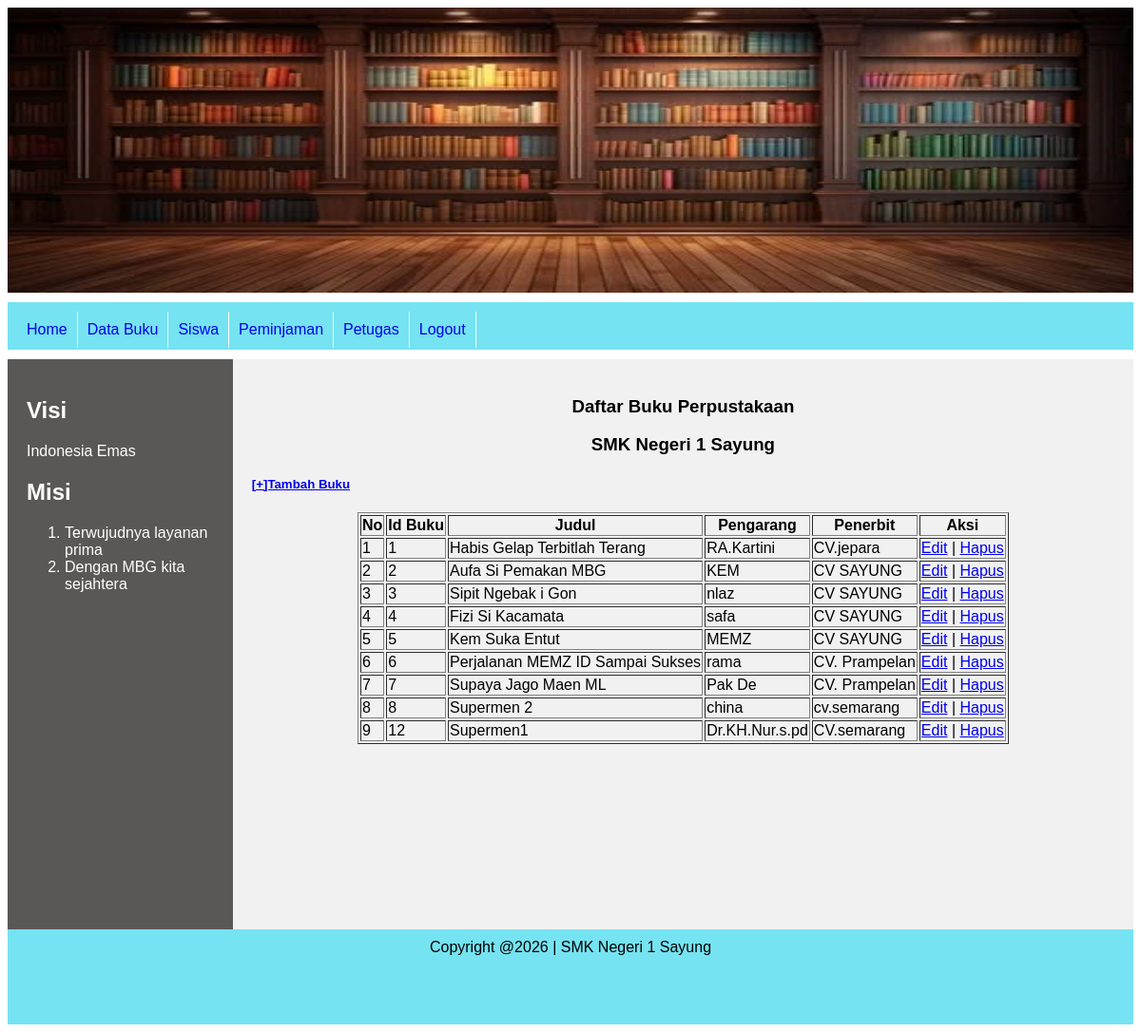
/admin/index.php?page=buku (signed in), run on the app's committed database.
### tables this page shows
CREATE TABLE `tbl_buku` (
  `idbuku` int NOT NULL,
  `judul` varchar(100) NOT NULL,
  `pengarang` varchar(50) NOT NULL,
  `penerbit` varchar(50) NOT NULL,
  `created_at` timestamp NOT NULL DEFAULT CURRENT_TIMESTAMP,
  `updated_at` timestamp NULL DEFAULT NULL
);

### admin/halaman/buku/buku.php (the view, shortened to what this page needs)
<?php
include "../koneksi.php";
$query = "SELECT * FROM tbl_buku";
$data = mysqli_query($conn, $query);
?>
<h3>
    <center>Daftar Buku Perpustakaan</center>
</h3>
<p>
<h3>
    <center>SMK Negeri 1 Sayung</center>
</h3>
<h5><a href="index.php?page=bukutambah"> [+]Tambah Buku</a></h5>
<table align="center" border="1">
    <tr>
        <th>No</th>
        <th>Id Buku</th>
        <th>Judul</th>
        <th>Pengarang</th>
        <th>Penerbit</th>
        <th>Aksi</th>
    </tr>
    <?php
    $nomor = 1;
    while($row = mysqli_fetch_assoc($data)) {
        echo "<tr>";
        echo "<td> $nomor </td>";
        echo "<td>". $row['idbuku'] ."</td>";
        echo "<td>". $row['judul'] ."</td>";
        echo "<td>". $row['pengarang'] ."</td>";
        echo "<td>". $row['penerbit'] ."</td>";
        echo "<td>";
        echo "<a href='../admin/index.php?page=bukuubah&idbuku=".$row['idbuku'] . "'>Edit</a> | ";
        echo "<a href='halaman/buku/bukuhapus.php?idbuku=".$row['idbuku'] . "'onClick='return confirm(\"Apakah anda yakin ingin menghapus data buku ini?\")'>Hapus</a></td>";
        echo "</tr>";
        $nomor++;
    }
    ?>
</table>

### admin/index.php (shortened to what this page needs)
<!DOCTYPE html>
<html lang="en">
<head>
    <link rel="stylesheet" href="../css/style.css">
</head>
<body>
    <div>
        <div class = "kepala">
            <img src="../images/bg.jpg  " height="100%" width="100%">
        </div>
        <div class = "menu">
            <ul class = "list_menu">
                <li><a href="index.php?page=home">Home</a></li>
                <li><a href="index.php?page=buku">Data Buku</a></li>
                <li><a href="index.php?page=siswa">Siswa</a></li>
                <li><a href="index.php?page=pinjam">Peminjaman</a></li>
                <li><a href="index.php?page=petugas">Petugas</a></li>
                <li><a href="index.php?page=logout">Logout</a></li>
            </ul>
        </div>
        <div>
            <div class ="sisikiri">
                <h2>Visi</h2>
                <p>Indonesia Emas</p>
                <h2>Misi</h2>
                <ol>
                    <li>Terwujudnya layanan prima</li>
                    <li>Dengan MBG kita sejahtera</li>
                </ol>
            </div>
            <div class ="konten">
                <?php
                if (isset($_GET['page'])) {
                    switch ($_GET['page']) {
                        case 'buku':
                            include "halaman/buku/buku.php";
                            break;
                    }
                } else {
                }
                ?>
            </div>
        </div>
        <div class ="kaki">
            Copyright @2026 | SMK Negeri 1 Sayung
        </div>
    </div>
</body>
</html>

### css/style.css (style rules this page uses)
* { box-sizing: border-box; }
body { font-family: Arial, Helvetica, sans-serif; }
.kepala { background-color: green; text-align: center; color: white; height: 300px; }
.menu { background-color: rgb(117, 227, 241); color: #292020; height: 50px; vertical-align: middle; margin: 10px 0px 10px 0px; }
.list_menu { float: left; margin: 0px; padding: 10px; width: 100%; }
.list_menu li { padding: 10px; height: auto; list-style-type: none; float: left; border-right-width: 1px; border-right-style: solid; border-right-color: #ffffff; width: auto; text-align: center; }
.list_menu li a { text-decoration: none; }
.sisikiri { float: left; width: 20%; height: 600px; background: rgb(90, 87, 87); padding: 20px; color: white; }
.konten { float: left; padding: 20px; width: 80%; background-color: #f1f1f1; height: 600px; }
.kaki { clear: both; background-color: rgb(117, 227, 241); padding: 10px; text-align: center; color: black; height: 100px; }

### data on the page
tbl_buku: idbuku "1", judul "Habis Gelap Terbitlah Terang", pengarang "RA.Kartini", penerbit "CV.jepara"
tbl_buku: idbuku "2", judul "Aufa Si Pemakan MBG", pengarang "KEM", penerbit "CV SAYUNG"
tbl_buku: idbuku "3", judul "Sipit Ngebak i Gon", pengarang "nlaz", penerbit "CV SAYUNG"
tbl_buku: idbuku "4", judul "Fizi Si Kacamata", pengarang "safa", penerbit "CV SAYUNG"
tbl_buku: idbuku "5", judul "Kem Suka Entut", pengarang "MEMZ", penerbit "CV SAYUNG"
tbl_buku: idbuku "6", judul "Perjalanan MEMZ ID Sampai Sukses", pengarang "rama", penerbit "CV. Prampelan"
tbl_buku: idbuku "7", judul "Supaya Jago Maen ML", pengarang "Pak De", penerbit "CV. Prampelan"
tbl_buku: idbuku "8", judul "Supermen 2", pengarang "china", penerbit "cv.semarang"
tbl_buku: idbuku "12", judul "Supermen1", pengarang "Dr.KH.Nur.s.pd", penerbit "CV.semarang"
